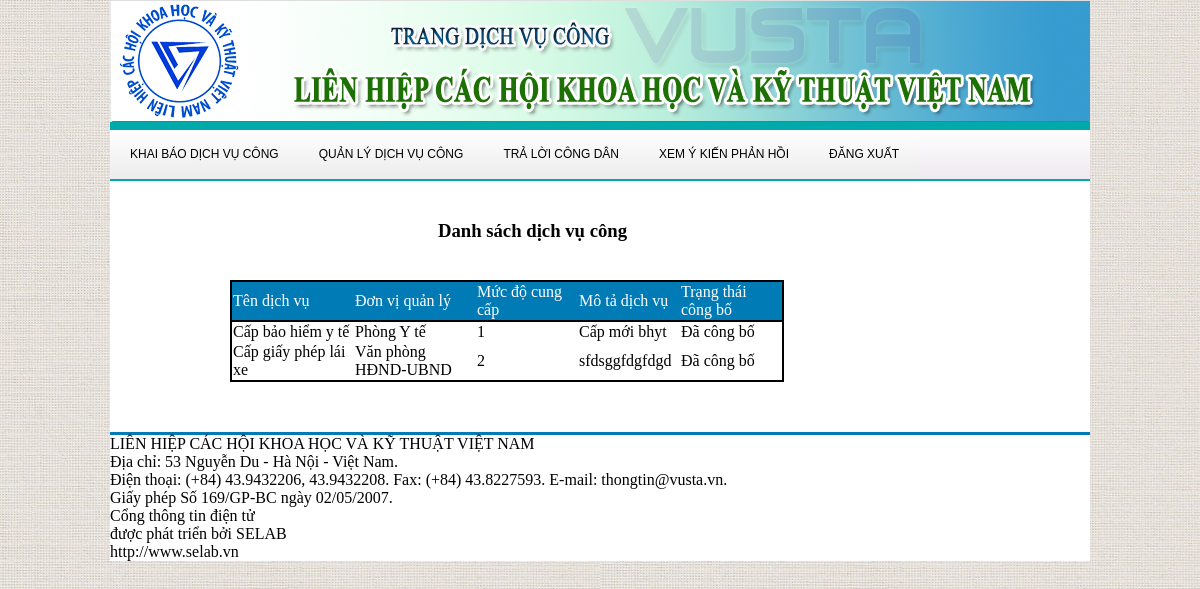
The page /index.php?action=staff/view-list-service (signed in) on the database its author committed.
### tables this page shows
CREATE TABLE `dich_vu_cong` (
  `Id_dich_vu` int(11) NOT NULL AUTO_INCREMENT,
  `ten_dich_vu` varchar(255) NOT NULL,
  `mo_ta` text NOT NULL,
  `muc_do_cung_cap` int(11) NOT NULL,
  `trang_thai_cong_bo` int(11) NOT NULL,
  `Id_don_vi_quan_ly` int(11) NOT NULL,
  PRIMARY KEY (`Id_dich_vu`),
  KEY `fk_id_don_vi_quan_ly_idx` (`Id_don_vi_quan_ly`),
  CONSTRAINT `fk_id_don_vi_quan_ly` FOREIGN KEY (`Id_don_vi_quan_ly`) REFERENCES `don_vi_quan_ly` (`Id_don_vi_quan_ly`) ON DELETE NO ACTION ON UPDATE NO ACTION
);

### system/site.php (called while the page is built, shortened)
<?php
function load_header(){
    require ('site/view/header.php');
}
function load_footer(){
    require ('site/view/footer.php');
}
function load_content($content){
    require ('site/view/content/'.$content.'.php');
}
?>

### site/controller/staff/view-list-service.php (called while the page is built, shortened)
<?php
require ('system/site.php');
load_content('staff/view-list-service');
?>

### site/model/staff/view-list-service.php (called while the page is built)
<?php
require SYSPATH.('database.php');
function get_list_service() {
    $sql = "select * from dich_vu_cong";
    return db_select_list($sql);
}

### system/database.php (called while the page is built, shortened)
<?php
$conn = null;
function db_select_list($sql){
    global $conn;
    $result = mysql_query($sql,$conn);
    $list = array();
    while ($row = mysql_fetch_array($result,MYSQL_ASSOC)) {
        $list[] = $row;
    }
    return $list;
}

### site/view/content/staff/view-list-service.php (the view, shortened to what this page needs)
<?php
require 'site/model/staff/view-list-service.php';
$result = get_list_service();
?>
<div id="content" style="margin-left: 100px">
    <h3 style="text-align: center">Danh sách dịch vụ công</h3>
    <div style="height: 20px"></div>
    <table class="table">
        <tr class="table-head">
            <td style="width: 120px">Tên dịch vụ</td>
            <td style="width: 120px">Đơn vị quản lý</td>
            <td style="width: 100px">Mức độ cung cấp</td>
            <td style="width: 100px">Mô tả dịch vụ</td>
            <td style="width: 100px">Trạng thái công bố</td>
        </tr>
        <tbody>
            <?php
                foreach($result as $item){
            ?>
            <tr>
                <td><?php echo $item['ten_dich_vu']; ?></a></td>
                <td><?php
                    switch ($item['Id_don_vi_quan_ly']){
                        case 1:
                            echo "Văn phòng HĐND-UBND";
                            break;
                        case 12:
                            echo "Phòng Y tế";
                            break;
                    }
                        ?></td>
                <td><?php echo $item['muc_do_cung_cap']; ?></td>
                <td><?php echo $item['mo_ta']; ?></td>
                <td><?php
                switch ($item['trang_thai_cong_bo']){
                        case 1:
                            echo "Đã công bố";
                            break;
                }
                ?></td>
                </tr>
            <?php }?>
        </tbody>
    </table>
</div>

### public/css/style.css (style rules this page uses)
body { margin:0px; padding:0px; background-image: url('../images/background.jpg'); }
#content { display:inline; float:left; width:605px; padding:20px; }
.table { text-align: left; border:2px solid black; border-collapse: collapse; }
.table-head { border-bottom: 2px solid black; background: #007bb6; color: white; }

### rows shown on the page
dich_vu_cong: ten_dich_vu "Cấp bảo hiểm y tế", shows "Phòng Y tế", muc_do_cung_cap "1", mo_ta "Cấp mới bhyt", trang_thai_cong_bo "Đã công bố"
dich_vu_cong: ten_dich_vu "Cấp giấy phép lái xe", shows "Văn phòng HĐND-UBND", muc_do_cung_cap "2", mo_ta "sfdsggfdgfdgd", trang_thai_cong_bo "Đã công bố"
